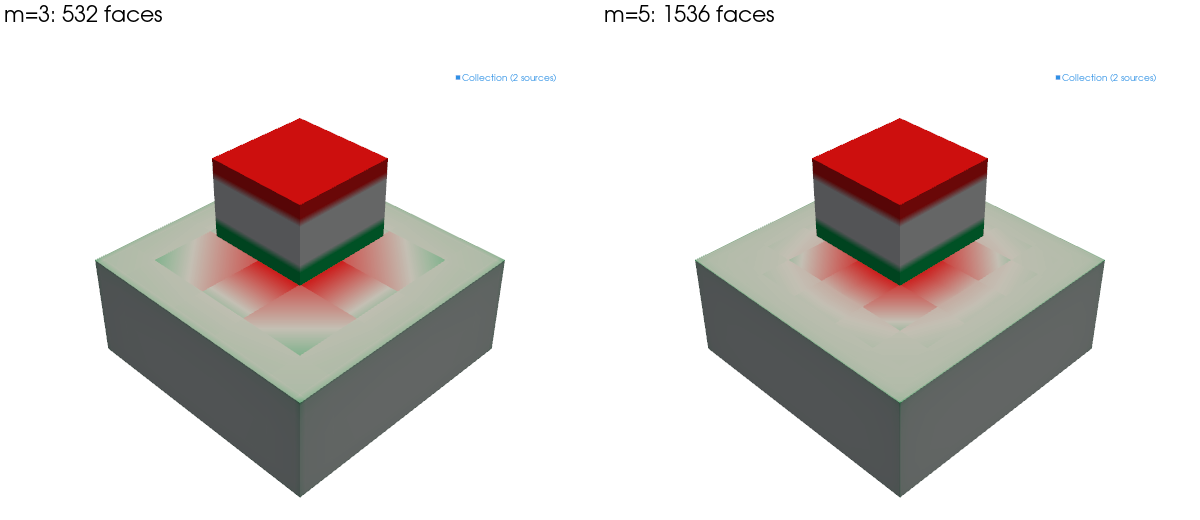

Write the Python code that produced this figure.
"""sheet_levels.png: a soft-iron plate under a magnet, solved by face charge at
mesh levels 3 and 5 and drawn by magpylib's pyvista backend, the plate as a
ChargeSheet coloured by its charge. Prints B at three sensors per level."""

import os
import sys
import warnings

import magpylib as magpy
import matplotlib.pyplot as plt
import numpy as np
import pyvista as pv

HERE = os.path.dirname(os.path.abspath(__file__))
STUDY = os.path.join(HERE, "..", "..")
sys.path[:0] = [STUDY, os.path.join(STUDY, "validation")]
import fc  # noqa: E402
from source import ChargeSheet  # noqa: E402

warnings.simplefilter("ignore")
soft = magpy.magnet.Cuboid(dimension=(0.01, 0.01, 0.004), polarization=(0, 0, 0))
soft.susceptibility = 1000.0
magnet = magpy.magnet.Cuboid(dimension=(0.004, 0.004, 0.003), position=(0, 0, 0.0045), polarization=(0, 0, 1.2))
coll = magpy.Collection(soft, magnet)
sensors = np.array([[0.0, 0.0, 0.0035], [0.004, 0.0, 0.003], [0.0, 0.0, -0.004]])
shots = []
for m in (3, 5):
    solved = fc.apply_face_charge(coll, m)
    sheet = next(s for s in solved.sources_all if isinstance(s, ChargeSheet))
    pl = pv.Plotter(off_screen=True, window_size=(600, 520))
    magpy.show(solved, backend="pyvista", canvas=pl)
    pl.add_text(f"m={m}: {len(sheet.faces)} faces", font_size=11)
    shots.append(pl.screenshot(return_img=True))
    print(f"m={m}: {len(sheet.faces)} faces; Bz at the sensors (mT): {np.round(solved.getB(sensors)[:, 2] * 1e3, 2)}")
plt.imsave(os.path.join(HERE, "sheet_levels.png"), np.hstack(shots))
